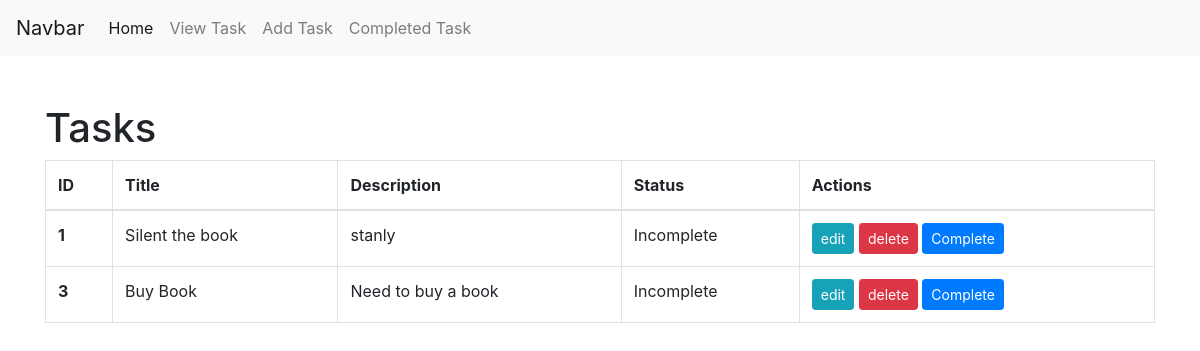
Before: / with the older database file.
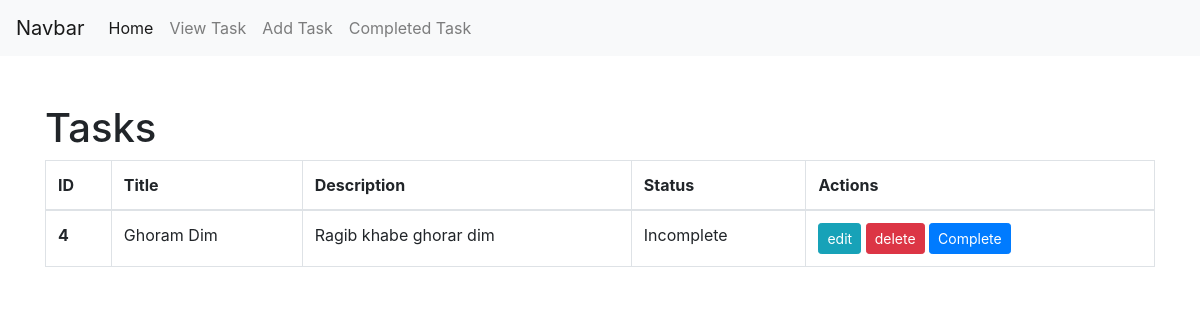
After: the same page with the newer database file.
### tasks/models.py (models this page shows)
class TaskModel(models.Model):
    taskTitle = models.CharField(max_length=30)
    taskDescription  = models.CharField(max_length=30)
    is_completed = models.BooleanField(default=False)

### tasks/views.py (the view)
# urls.py: 2. Add a URL to urlpatterns:  path('', views.home, name='home')
def home(request):
    task = TaskModel.objects.all()
    return render(request,"show_tasks.html",{"tasks":task})

### tasks/templates/show_tasks.html
{% extends 'base.html' %}
{% block content %}
    <div class="container py-5">
        {%if tasks %}
        <h1 class="">Tasks</h1>
        <table class="table table-bordered">
            <thead>
              <tr>
                <th scope="col">ID</th>
                <th scope="col">Title</th>
                <th scope="col">Description</th>
                <th scope="col">Status</th>
                <th scope="col">Actions</th>
              </tr>
            </thead>
            <tbody>
                {%for task in tasks%}
                    {%if not task.is_completed %}
                        <tr>
                            <th scope="row">{{task.id}}</th>
                            <td>{{task.taskTitle}}</td>
                            <td>{{task.taskDescription}}</td>
                            <td>
                                {%if task.is_completed %}
                                Complete
                                {%else%}
                                Incomplete
                                {% endif %}
                            </td>
                            <td>
                                <a href="{%url 'edit_task' id=task.id %}" class="btn btn-info btn-sm">edit</a>
                                <a href="{%url 'delete_task' id=task.id%}" class="btn btn-danger btn-sm">delete</a>
                                <a href="{%url 'complete_task' id=task.id%}" class="btn btn-primary btn-sm">Complete</a>
                            </td>
                        </tr>
                    {%endif%}
              {% endfor %}
            </tbody>
          </table>
          {%else%}
          <h1>No available task!!</h1>
          {%endif%}
    </div>
{% endblock  %}

### tasks/templates/base.html (shortened to what this page needs)
<!DOCTYPE html>
<html>
  <head>
    <link
      rel="stylesheet"
      href="https://cdn.jsdelivr.net/npm/bootstrap@4.0.0/dist/css/bootstrap.min.css"
    />
    <link rel="stylesheet" href="" />
  </head>
  <body>
    <nav class="navbar navbar-expand-lg navbar-light bg-light">
        <a class="navbar-brand" href="/">Navbar</a>
        <div class="collapse navbar-collapse" id="navbarNav">
          <ul class="navbar-nav">
            <li class="nav-item active">
              <a class="nav-link" href="/">Home <span class="sr-only">(current)</span></a>
            </li>
            <li class="nav-item">
              <a class="nav-link" href="{%url 'show_tasks' %}">View Task </a>
            </li>
            <li class="nav-item">
              <a class="nav-link" href="{%url 'add_task' %}">Add Task</a>
            </li>
            <li class="nav-item">
              <a class="nav-link" href="{%url 'completed_task' %}">Completed Task</a>
            </li>
          </ul>
        </div>
      </nav>
      {% block content %}{% endblock  %}
  </body>
</html>

Changed rows visible on the page:
removed TaskModel: id "1", taskTitle "Silent the book", taskDescription "stanly", is_completed "Incomplete"
removed TaskModel: id "3", taskTitle "Buy Book", taskDescription "Need to buy a book", is_completed "Incomplete"
added TaskModel: id "4", taskTitle "Ghoram Dim", taskDescription "Ragib khabe ghorar dim", is_completed "Incomplete"
